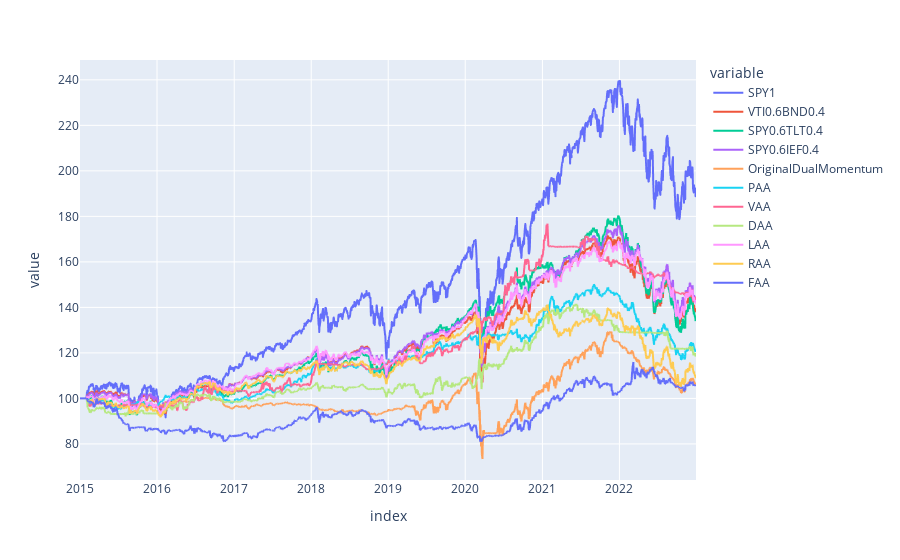

The cell this chart's notebook holds for it:
### Markdown cell above
# 중간점검

### Code cell
start_date = '2015-01-01'
end_date = '2022-12-31'

benchmark0 = get_benchmark({'SPY':1}, start_date=start_date, end_date=end_date, prices=False)
benchmark1 = get_benchmark(start_date=start_date, end_date=end_date, prices=False)
benchmark2 = get_benchmark({'SPY':0.6, 'TLT':0.4}, start_date=start_date, end_date=end_date, prices=False)
benchmark3 = get_benchmark({'SPY':0.6, 'IEF':0.4}, start_date=start_date, end_date=end_date, prices=False)
ODM = get_original_dual_momentum(start_date=start_date, end_date=end_date)
PAA = get_PAA(start_date=start_date, end_date=end_date)
VAA = get_VAA(start_date=start_date, end_date=end_date)
DAA = get_DAA(start_date=start_date, end_date=end_date)
LAA = get_LAA(start_date=start_date, end_date=end_date)
RAA = get_RAA(start_date=start_date, end_date=end_date)
FAA = get_FAA(start_date=start_date, end_date=end_date)

pd.options.plotting.backend = "plotly"
pd.concat([
    benchmark0.prices,
    benchmark1.prices,
    benchmark2.prices,
    benchmark3.prices,
    ODM.prices,
    PAA.prices,
    VAA.prices,
    DAA.prices,
    LAA.prices,
    RAA.prices,
    FAA.prices
], axis=1).plot()

### Figure 1 — Plotly figure (JSON) as saved in the notebook; plotly's stock layout.template omitted (floating-point values rounded to 4 significant figures; data arrays with more than 128 entries replaced by an {"elided": "..."} marker saying what was removed)
{"data": [{"hovertemplate": "variable=SPY1<br>index=%{x}<br>value=%{y}<extra></extra>", "legendgroup": "SPY1", "line": {"color": "#636efa", "dash": "solid"}, "marker": {"symbol": "circle"}, "mode": "lines", "name": "SPY1", "showlegend": true, "type": "scattergl", "visible": true, "x": {"elided": "2020 str values"}, "xaxis": "x", "y": {"elided": "2020 float values"}, "yaxis": "y"}, {"hovertemplate": "variable=VTI0.6BND0.4<br>index=%{x}<br>value=%{y}<extra></extra>", "legendgroup": "VTI0.6BND0.4", "line": {"color": "#EF553B", "dash": "solid"}, "marker": {"symbol": "circle"}, "mode": "lines", "name": "VTI0.6BND0.4", "showlegend": true, "type": "scattergl", "x": {"elided": "2020 str values"}, "xaxis": "x", "y": {"elided": "2020 float values"}, "yaxis": "y"}, {"hovertemplate": "variable=SPY0.6TLT0.4<br>index=%{x}<br>value=%{y}<extra></extra>", "legendgroup": "SPY0.6TLT0.4", "line": {"color": "#00cc96", "dash": "solid"}, "marker": {"symbol": "circle"}, "mode": "lines", "name": "SPY0.6TLT0.4", "showlegend": true, "type": "scattergl", "x": {"elided": "2020 str values"}, "xaxis": "x", "y": {"elided": "2020 float values"}, "yaxis": "y"}, {"hovertemplate": "variable=SPY0.6IEF0.4<br>index=%{x}<br>value=%{y}<extra></extra>", "legendgroup": "SPY0.6IEF0.4", "line": {"color": "#ab63fa", "dash": "solid"}, "marker": {"symbol": "circle"}, "mode": "lines", "name": "SPY0.6IEF0.4", "showlegend": true, "type": "scattergl", "x": {"elided": "2020 str values"}, "xaxis": "x", "y": {"elided": "2020 float values"}, "yaxis": "y"}, {"hovertemplate": "variable=OriginalDualMomentum<br>index=%{x}<br>value=%{y}<extra></extra>", "legendgroup": "OriginalDualMomentum", "line": {"color": "#FFA15A", "dash": "solid"}, "marker": {"symbol": "circle"}, "mode": "lines", "name": "OriginalDualMomentum", "showlegend": true, "type": "scattergl", "visible": true, "x": {"elided": "2020 str values"}, "xaxis": "x", "y": {"elided": "2020 float values"}, "yaxis": "y"}, {"hovertemplate": "variable=PAA<br>index=%{x}<br>value=%{y}<extra></extra>", "legendgroup": "PAA", "line": {"color": "#19d3f3", "dash": "solid"}, "marker": {"symbol": "circle"}, "mode": "lines", "name": "PAA", "showlegend": true, "type": "scattergl", "visible": true, "x": {"elided": "2020 str values"}, "xaxis": "x", "y": {"elided": "2020 float values"}, "yaxis": "y"}, {"hovertemplate": "variable=VAA<br>index=%{x}<br>value=%{y}<extra></extra>", "legendgroup": "VAA", "line": {"color": "#FF6692", "dash": "solid"}, "marker": {"symbol": "circle"}, "mode": "lines", "name": "VAA", "showlegend": true, "type": "scattergl", "x": {"elided": "2020 str values"}, "xaxis": "x", "y": {"elided": "2020 float values"}, "yaxis": "y"}, {"hovertemplate": "variable=DAA<br>index=%{x}<br>value=%{y}<extra></extra>", "legendgroup": "DAA", "line": {"color": "#B6E880", "dash": "solid"}, "marker": {"symbol": "circle"}, "mode": "lines", "name": "DAA", "showlegend": true, "type": "scattergl", "visible": true, "x": {"elided": "2020 str values"}, "xaxis": "x", "y": {"elided": "2020 float values"}, "yaxis": "y"}, {"hovertemplate": "variable=LAA<br>index=%{x}<br>value=%{y}<extra></extra>", "legendgroup": "LAA", "line": {"color": "#FF97FF", "dash": "solid"}, "marker": {"symbol": "circle"}, "mode": "lines", "name": "LAA", "showlegend": true, "type": "scattergl", "visible": true, "x": {"elided": "2020 str values"}, "xaxis": "x", "y": {"elided": "2020 float values"}, "yaxis": "y"}, {"hovertemplate": "variable=RAA<br>index=%{x}<br>value=%{y}<extra></extra>", "legendgroup": "RAA", "line": {"color": "#FECB52", "dash": "solid"}, "marker": {"symbol": "circle"}, "mode": "lines", "name": "RAA", "showlegend": true, "type": "scattergl", "x": {"elided": "2020 str values"}, "xaxis": "x", "y": {"elided": "2020 float values"}, "yaxis": "y"}, {"hovertemplate": "variable=FAA<br>index=%{x}<br>value=%{y}<extra></extra>", "legendgroup": "FAA", "line": {"color": "#636efa", "dash": "solid"}, "marker": {"symbol": "circle"}, "mode": "lines", "name": "FAA", "showlegend": true, "type": "scattergl", "x": {"elided": "2020 str values"}, "xaxis": "x", "y": {"elided": "2020 float values"}, "yaxis": "y"}], "layout": {"autosize": true, "legend": {"title": {"text": "variable"}, "tracegroupgap": 0}, "margin": {"t": 60}, "xaxis": {"anchor": "y", "autorange": true, "domain": [0, 1], "range": ["2015-01-01", "2022-12-30"], "title": {"text": "index"}, "type": "date"}, "yaxis": {"anchor": "x", "autorange": true, "domain": [0, 1], "range": [64.14, 248.7], "title": {"text": "value"}, "type": "linear"}}}
